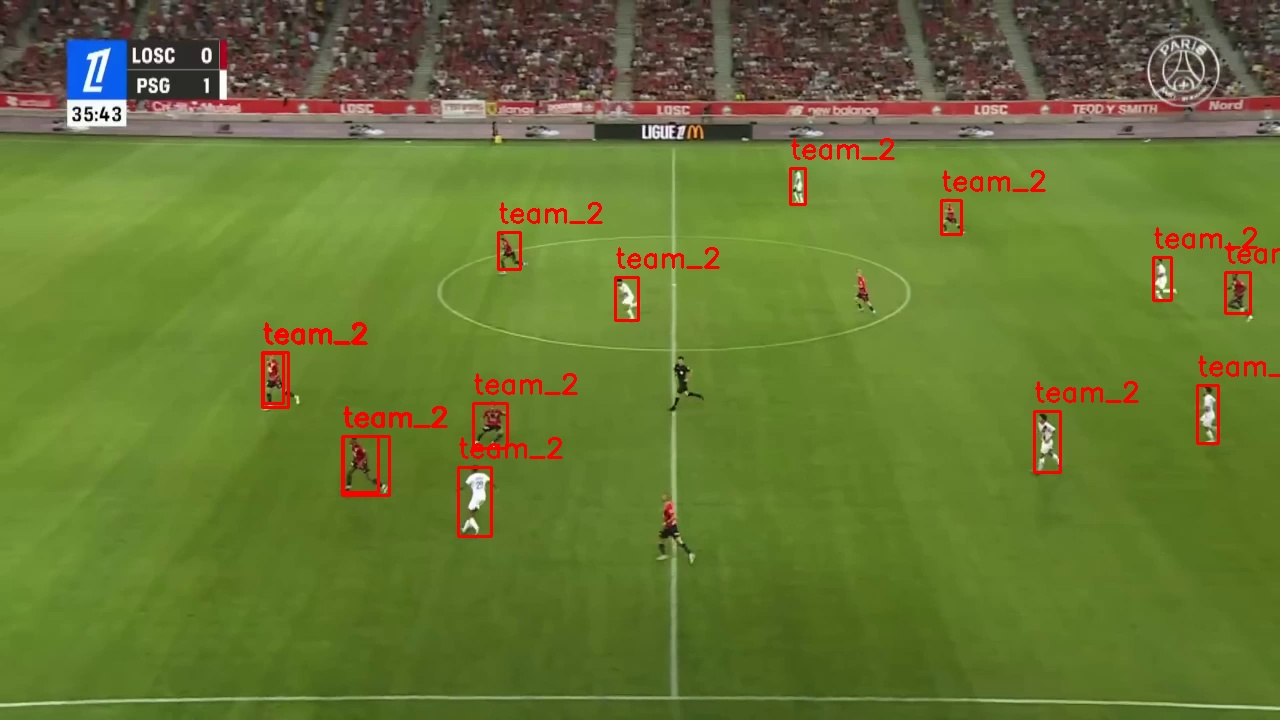
#> input picture data/frames/frame_0.jpg, 1280 x 720 px, given in place of test_1.mp4, which was not available
$ python test.py
#> lines starting #> are read from the running program, lines starting #| are printed output that depends on the picture; after the words box and inside, x2 and y2 are one past the last pixel; in counts of white or black regions, pixels touching at a corner belong together; pictures that were not available may be replaced by others from this repository, and a replacement may not be noted
import cv2
import numpy as np

# Chemins pour la vidéo d'entrée et la vidéo de sortie finale avec annotation
input_video_path = 'data/videos/test_1.mp4'
output_annotated_video_path = 'data/videos/test_1_with_ball.mp4'

# Charger la vidéo d'entrée
cap = cv2.VideoCapture(input_video_path)

if not cap.isOpened():
    print("Erreur : Impossible d'ouvrir la vidéo.")
else:
    # Paramètres pour la vidéo de sortie
    fourcc = cv2.VideoWriter_fourcc(*'mp4v')
    fps = cap.get(cv2.CAP_PROP_FPS)
    width = int(cap.get(cv2.CAP_PROP_FRAME_WIDTH))
    height = int(cap.get(cv2.CAP_PROP_FRAME_HEIGHT))
    out = cv2.VideoWriter(output_annotated_video_path, fourcc, fps, (width, height))

    while True:
        ret, frame = cap.read()
#> frame is the input picture: shape (720, 1280, 3); mean B, G, R 51.7, 118.3, 102.5

        if not ret:
            break  # Fin de la vidéo

        # Conversion en espace HSV pour détecter le vert et masquer le terrain
        hsv = cv2.cvtColor(frame, cv2.COLOR_BGR2HSV)
#> hsv: shape (720, 1280, 3); mean H, S, V 36.4, 148.8, 125.9

        # Plage pour la couleur verte du terrain (à ajuster si nécessaire)
        lower_green = np.array([35, 40, 40])
        upper_green = np.array([85, 255, 255])
        mask = cv2.inRange(hsv, lower_green, upper_green)
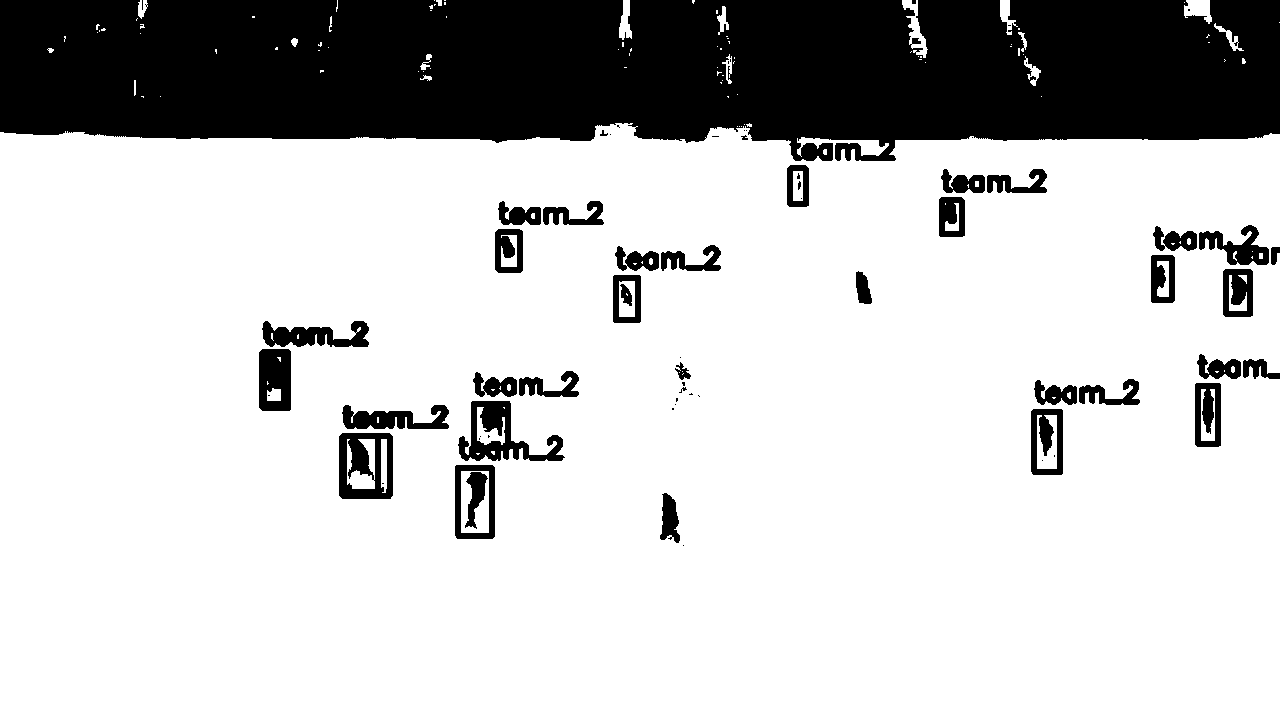
#> mask: shape (720, 1280); 77.6% white; 69 black regions (31 under 20 px), largest, box (x1, y1, x2, y2) and area: (0, 0, 1280, 161) 174680, (458, 401, 565, 461) 2639, (339, 433, 393, 499) 2446

        # Inverser le masque pour garder tout sauf le terrain vert
        non_green_mask = cv2.bitwise_not(mask)

        # Appliquer le masque inversé pour isoler les éléments non verts (incluant le ballon)
        non_green_areas = cv2.bitwise_and(frame, frame, mask=non_green_mask)
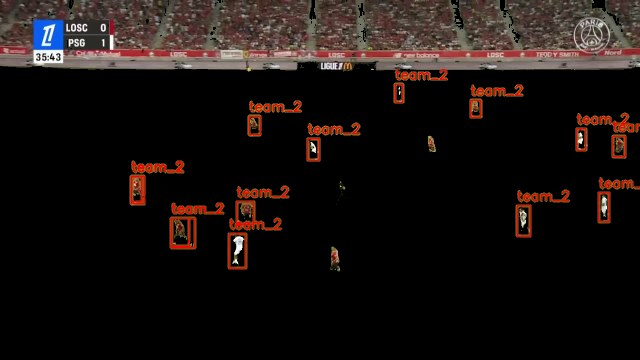
#> non_green_areas: shape (720, 1280, 3) (shown at 1/2 size); mean B, G, R 16, 18.3, 25.1

        # Conversion en niveaux de gris pour la détection de cercle
        gray_non_green = cv2.cvtColor(non_green_areas, cv2.COLOR_BGR2GRAY)
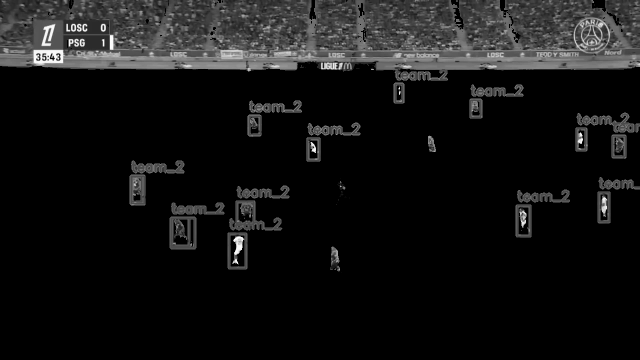
#> gray_non_green: shape (720, 1280) (shown at 1/2 size); min 0, max 255, mean 20.1

        # Détection de cercles potentiels (ballon) avec HoughCircles
        circles = cv2.HoughCircles(
            gray_non_green,
            cv2.HOUGH_GRADIENT,
            dp=1.2,  # Résolution
            minDist=30,  # Distance minimale entre cercles détectés
            param1=50,  # Seuil de Canny
            param2=30,  # Accumulateur pour la détection de cercles (ajustable)
            minRadius=5,  # Rayon minimal du cercle (à ajuster selon la taille du ballon)
            maxRadius=30  # Rayon maximal du cercle (à ajuster selon la taille du ballon)
        )
#> circles = 105 rows, first 8: [880.2, 72.6, 29.24], [558.6, 95.4, 29.24], [1176.6, 71.4, 27.92], [822.6, 67.8, 29.24], [1126.2, 64.2, 29.24], [1132.2, 34.2, 29.24], [673.8, 76.2, 29.24], [1213.8, 96.6, 29.24]

        # Si un cercle est détecté, dessiner le cercle et l'annotation
        if circles is not None:
            circles = np.round(circles[0, :]).astype("int")
#> circles = 105 rows, first 8: [880, 73, 29], [559, 95, 29], [1177, 71, 28], [823, 68, 29], [1126, 64, 29], [1132, 34, 29], [674, 76, 29], [1214, 97, 29]
            for (x, y, r) in circles[:1]:  # Prendre uniquement le premier cercle détecté
                # Dessiner le cercle en jaune
                cv2.circle(frame, (x, y), r, (0, 255, 255), 2)
                # Ajouter l'annotation "ball"
                cv2.putText(frame, "ball", (x + r + 5, y), cv2.FONT_HERSHEY_SIMPLEX, 0.5, (0, 255, 255), 2)
#> this loop made 1 pass
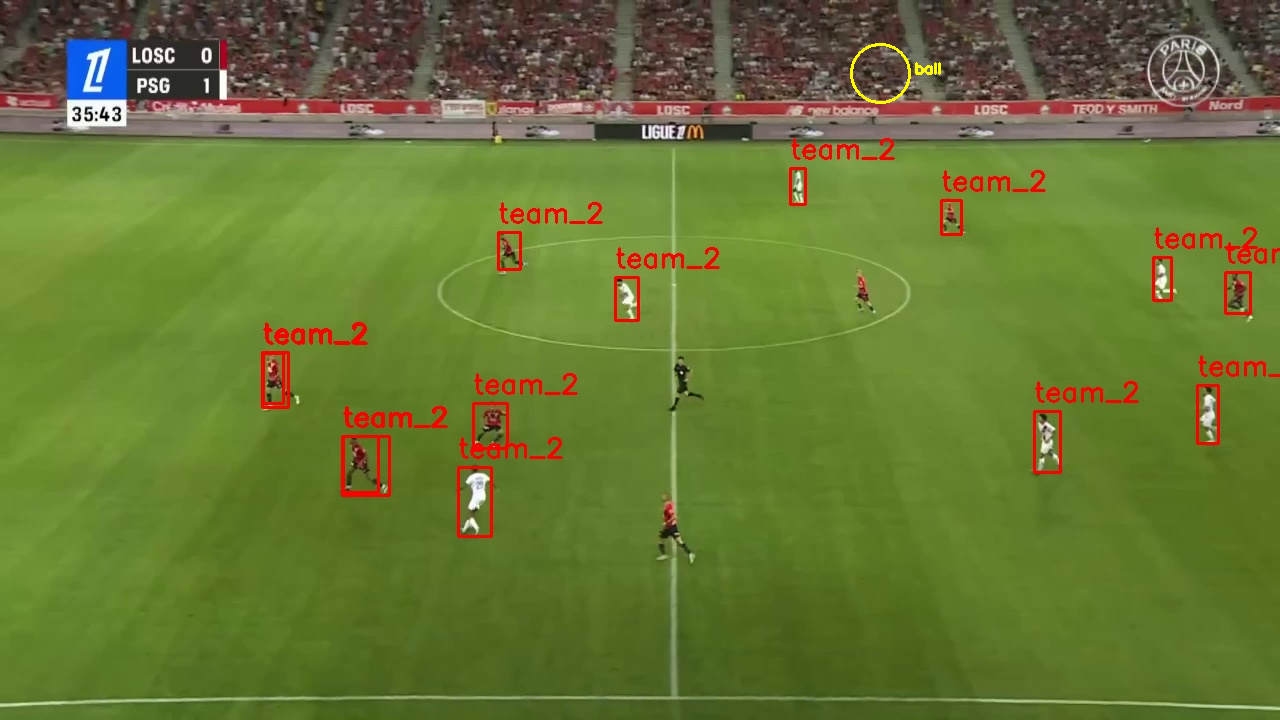
#> frame: shape (720, 1280, 3); 0.08% of pixels changed, all inside (x1, y1, x2, y2) = (850, 43, 941, 104)

        # Écrire le cadre annoté dans la vidéo de sortie
        out.write(frame)

    # Libérer les ressources
    cap.release()
    out.release()
    print("Annotation du ballon terminée, vidéo enregistrée.")

$ run again, on data/frames/frame_101.jpg
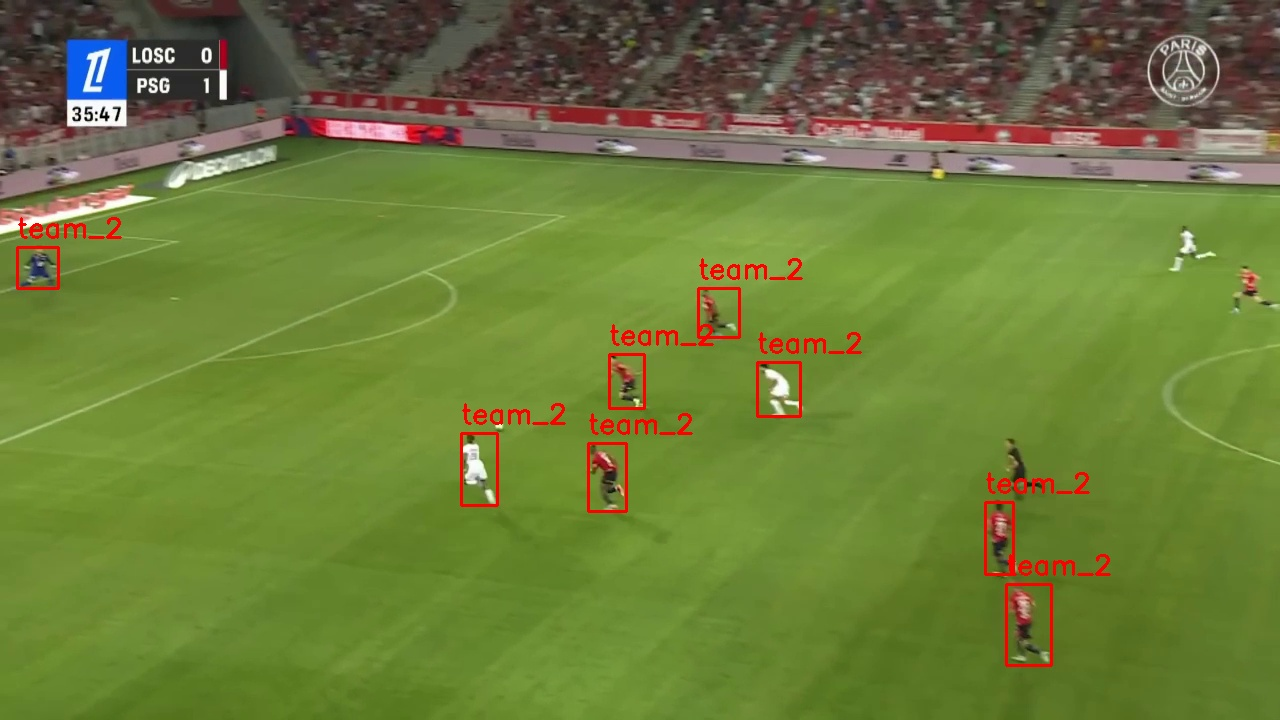
#> input picture data/frames/frame_101.jpg, 1280 x 720 px, given in place of test_1.mp4, which was not available
#> frame is the input picture: shape (720, 1280, 3); mean B, G, R 57.2, 123.3, 108
#> hsv: shape (720, 1280, 3); mean H, S, V 38.5, 140.7, 130.9
#> `mask = cv2.inRange(hsv, lower_green, upper_green)`:
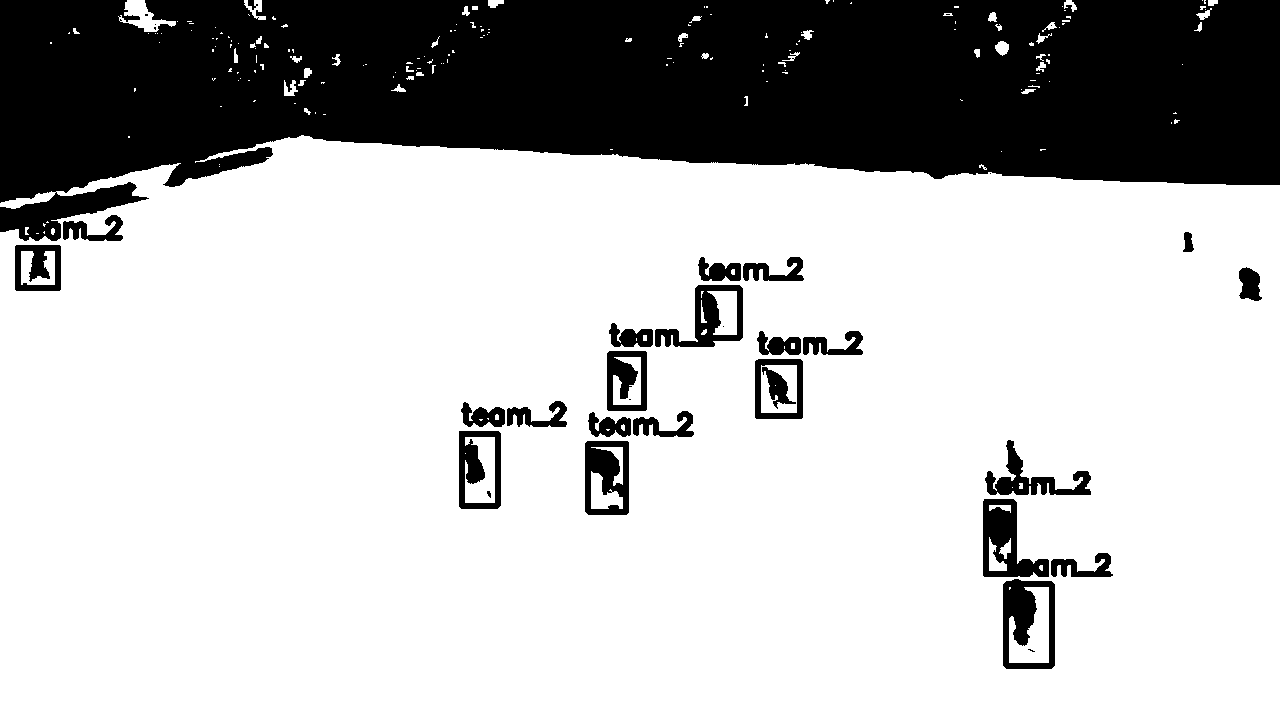
#> mask: shape (720, 1280); 73.9% white; 37 black regions (12 under 20 px), largest, box (x1, y1, x2, y2) and area: (0, 0, 1280, 241) 213938, (1003, 579, 1055, 669) 2678, (983, 499, 1049, 577) 2634
#> `circles = cv2.HoughCircles( gray_non_green, cv2.HOUGH_GRADIENT, dp=1.2,`: circles = 108 rows, first 8: [1189.8, 70.2, 27.92], [838.2, 113.4, 29.24], [1060.2, 85.8, 29.24], [654.6, 84.6, 29.24], [701.4, 57, 29.24], [684.6, 112.2, 29.24], [744.6, 101.4, 29.24], [874.2, 120.6, 29.24]
#> `circles = np.round(circles[0, :]).astype("int")`: circles = 108 rows, first 8: [1190, 70, 28], [838, 113, 29], [1060, 86, 29], [655, 85, 29], [701, 57, 29], [685, 112, 29], [745, 101, 29], [874, 121, 29]
#> the loop `for (x, y, r) in circles[:1]:` made 1 pass
#> after the loop `for (x, y, r) in circles[:1]:`:
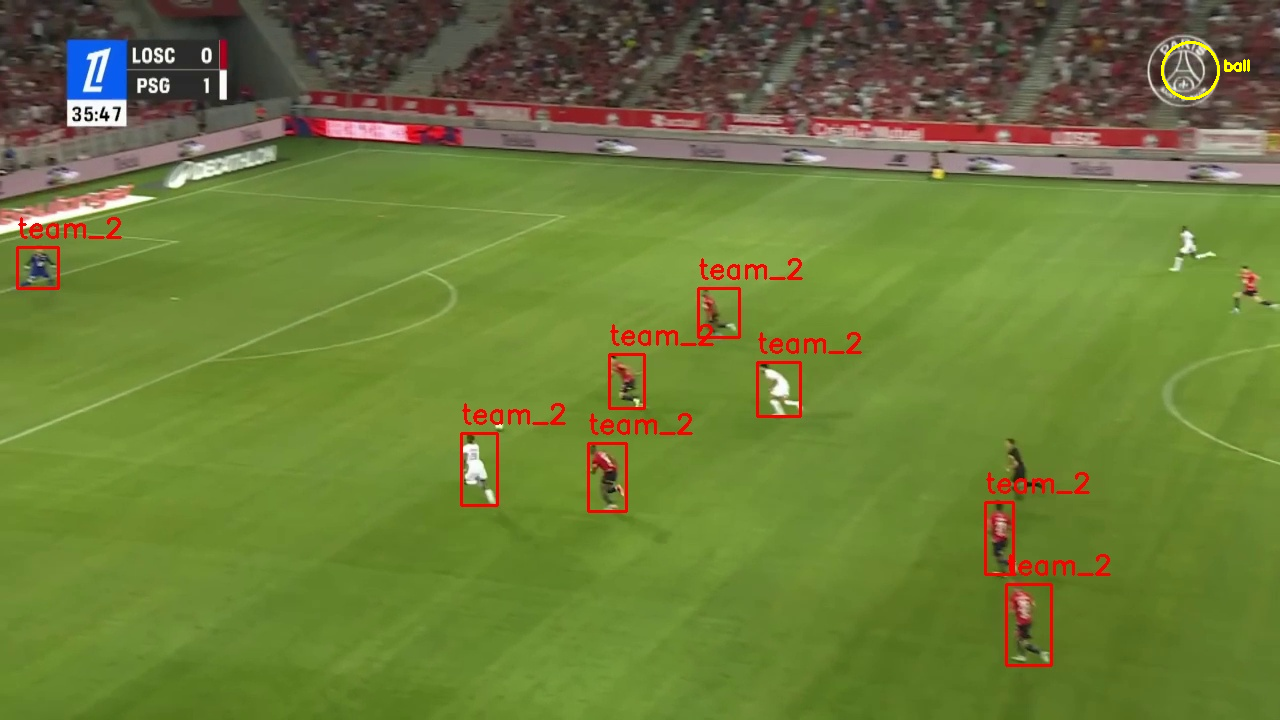
#> frame: shape (720, 1280, 3); 0.08% of pixels changed, all inside (x1, y1, x2, y2) = (1161, 41, 1250, 100)

$ run again, on data/frames/frame_104.jpg
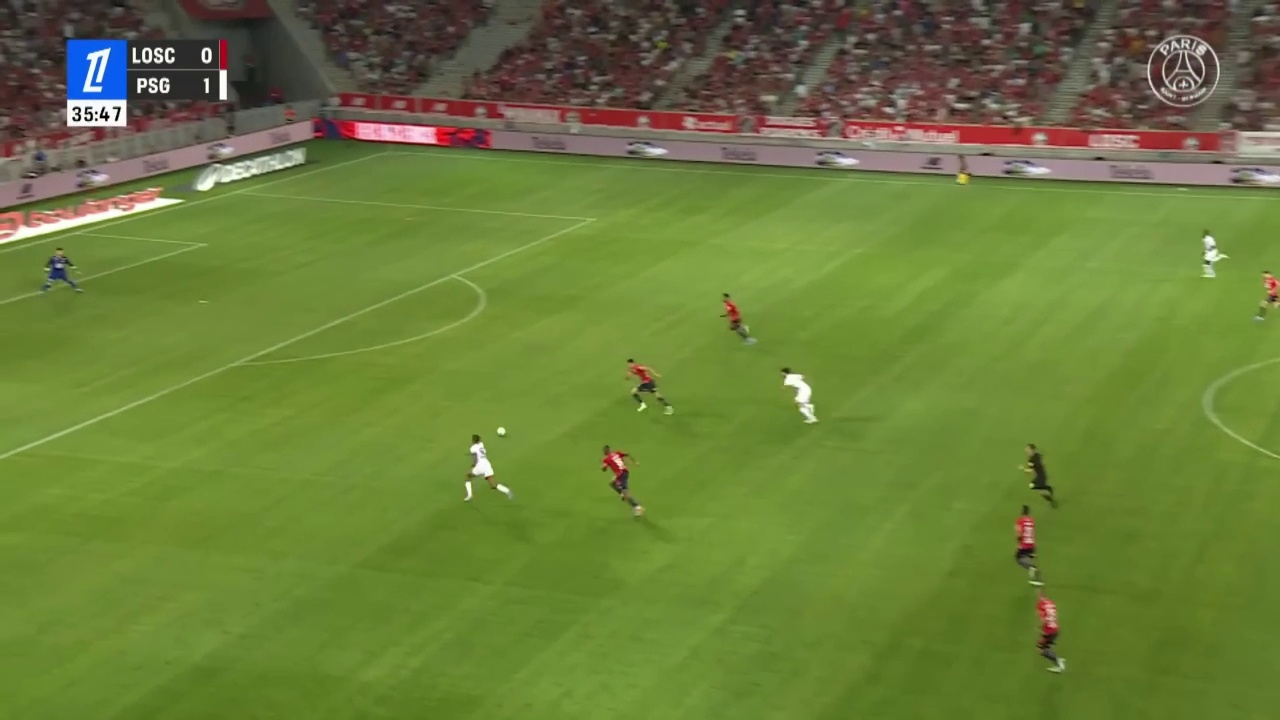
#> input picture data/frames/frame_104.jpg, 1280 x 720 px, given in place of test_1.mp4, which was not available
#> frame is the input picture: shape (720, 1280, 3); mean B, G, R 58, 124.6, 106.3
#> hsv: shape (720, 1280, 3); mean H, S, V 39.2, 138.6, 129.7
#> `mask = cv2.inRange(hsv, lower_green, upper_green)`:
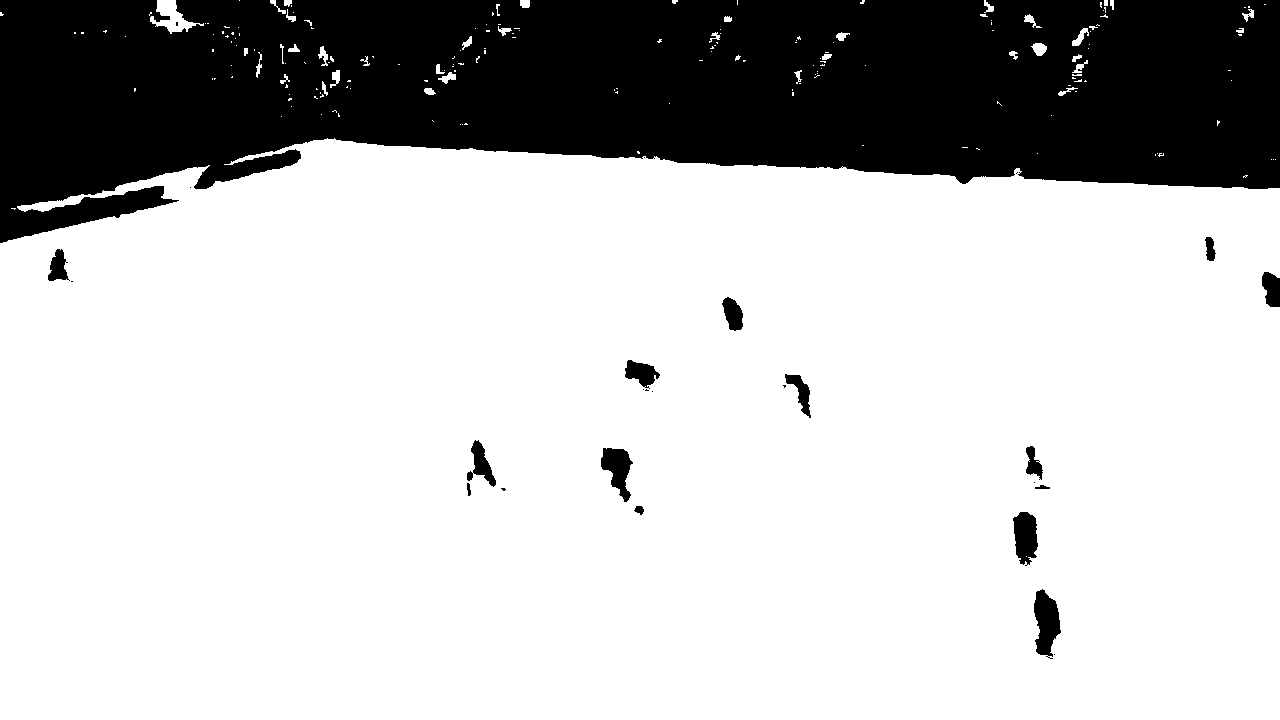
#> mask: shape (720, 1280); 75.6% white; 28 black regions (13 under 20 px), largest, box (x1, y1, x2, y2) and area: (0, 0, 1280, 243) 218429, (1034, 589, 1061, 659) 1225, (1013, 512, 1038, 566) 997
#> `circles = cv2.HoughCircles( gray_non_green, cv2.HOUGH_GRADIENT, dp=1.2,`: circles = 88 rows, first 8: [1176.6, 73.8, 29.24], [721.8, 106.2, 29.24], [874.2, 115.8, 29.24], [928.2, 41.4, 29.24], [831, 89.4, 29.24], [526.2, 66.6, 29.24], [961.8, 96.6, 29.24], [919.8, 113.4, 29.24]
#> `circles = np.round(circles[0, :]).astype("int")`: circles = 88 rows, first 8: [1177, 74, 29], [722, 106, 29], [874, 116, 29], [928, 41, 29], [831, 89, 29], [526, 67, 29], [962, 97, 29], [920, 113, 29]
#> the loop `for (x, y, r) in circles[:1]:` made 1 pass
#> after the loop `for (x, y, r) in circles[:1]:`:
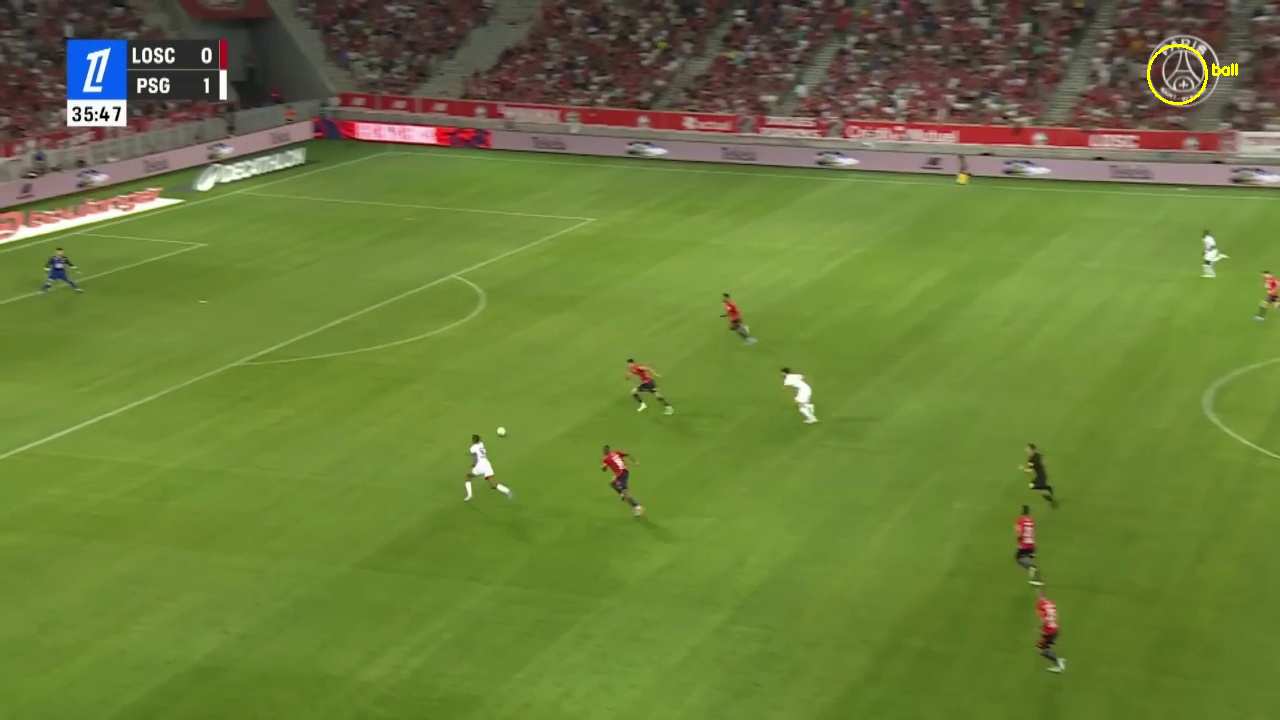
#> frame: shape (720, 1280, 3); 0.08% of pixels changed, all inside (x1, y1, x2, y2) = (1147, 44, 1238, 105)
